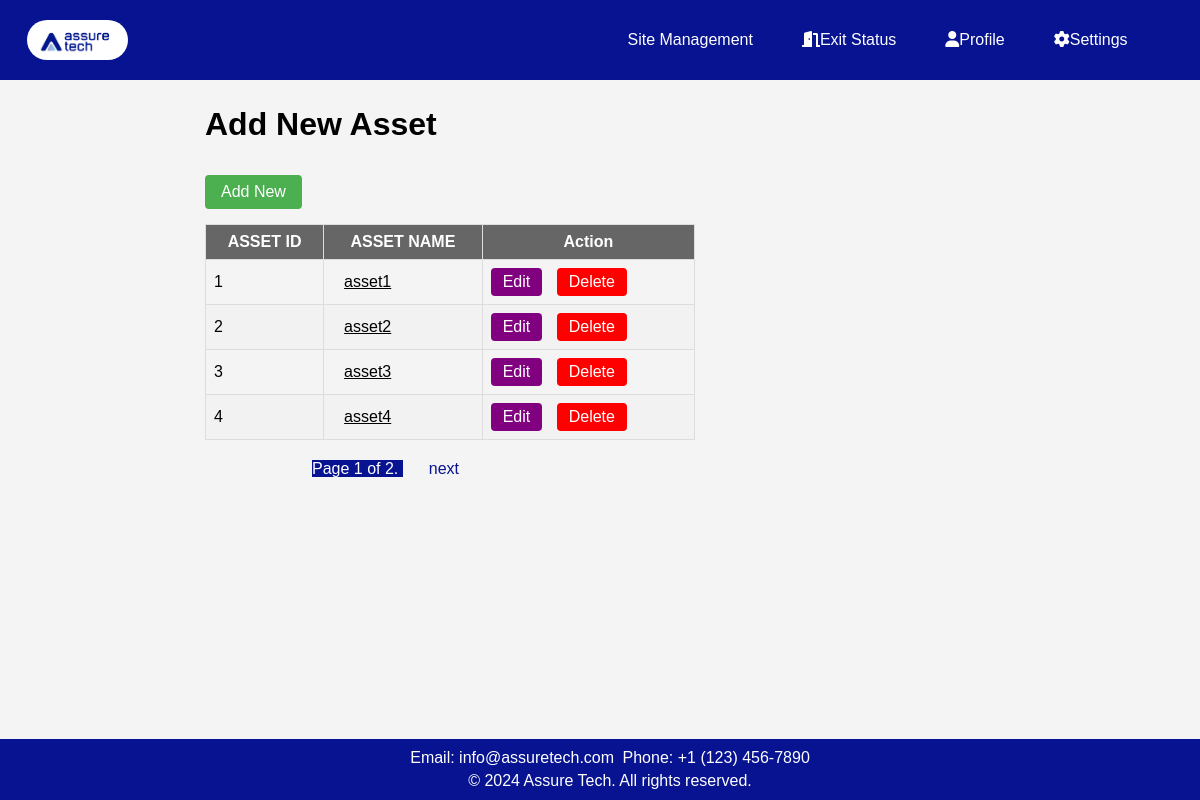
The page /asset_site/ on the database its author committed.
### app1/models.py (models this page shows, shortened)
class Asset(models.Model):
    asset_name = models.CharField(max_length=255)
    asset_id = models.IntegerField(unique=True)
    description = models.CharField(max_length=500)
    asset_category = models.CharField(max_length=250)

### app1/views.py (the view)
# urls.py: path('asset_site/',views.asset_site,name='asset_site'),
def asset_site(request):
    assets_list = Asset.objects.all()
    paginator = Paginator(assets_list, 4)
    page_number = request.GET.get('page')
    try:
        assets = paginator.page(page_number)
    except PageNotAnInteger:
        assets = paginator.page(1)
    except EmptyPage:
        assets = paginator.page(paginator.num_pages)
    return render(request, 'app1/asset_site.html', {'assets': assets, 'page_obj': assets})

### app1/templates/app1/asset_site.html (shortened to what this page needs)
<!DOCTYPE html>
<html lang="en">
<head>
    <link rel="stylesheet" href="https://cdnjs.cloudflare.com/ajax/libs/font-awesome/5.15.3/css/all.min.css">
    <link rel="stylesheet" href="https://cdnjs.cloudflare.com/ajax/libs/font-awesome/6.0.0/css/all.min.css">
    {% load static %}
</head>
<body>
    <header>
        <nav class="nav">
            <a class="logo" href="#"><img src="{% static 'app1/images/logo.jpg' %}" alt="Logo"></a>
            <a class="dash" href="{% url 'sites' %}" style="margin-left: 450px;">Site Management</a>
            <a class="exit" href="{% url 'exit' %}"><i class="fas fa-door-open"></i>Exit Status</a>
            <div class="dropdown">
                <a href="#" class="dropbtn"><i class="fas fa-user"></i>Profile</a>
            </div>
            <div class="dropdown">
                <a href="#" class="dropbtn"><i class="fas fa-cog"></i>Settings</a>
            </div>
        </nav>
    </header>
    <div class="main-container">
    <div class="main-content">
        <h1>Add New Asset</h1>
        <a href="{% url 'add_asset' %}" class="add-new-button">Add New</a>
        <table>
            <thead>
                <tr>
                    <th>ASSET ID</th>
                    <th>ASSET NAME</th>
                    <th>Action</th>
                </tr>
            </thead>
            <tbody>
                {% for asset in assets %}
                <tr>
                    <td>{{ asset.asset_id }}</td>
                    <td class="asset-name"><a href="{% url 'asset_detail' pk=asset.pk %}">{{ asset.asset_name }}</a></td>
                    <td>
                        <a href="{% url 'asset_edit' asset.id %}" class="view1">Edit</a>
                        <a href="{% url 'asset_delete' asset.id %}" class="view2">Delete</a>
                    </td>
                </tr>
                {% endfor %}
            </tbody>
        </table>
        <div class="pagination">
            <span class="step-links">
                <span class="current">
                    Page {{ page_obj.number }} of {{ page_obj.paginator.num_pages }}.
                </span>
                {% if page_obj.has_next %}
                <a href="?page={{ page_obj.next_page_number }}">next</a>
                {% endif %}
            </span>
        </div>
    </div>
    </div>
    <footer>
        <p>Email: info@assuretech.com</p>
        <p>Phone: +1 (123) 456-7890</p>
        <div class="footer-bottom">
            <p>&copy; 2024 Assure Tech. All rights reserved.</p>
        </div>
    </footer>
</body>
</html>

### app1/templates/app1/asset_site.html (style rules this page uses)
body { font-family: 'Verdana', sans-serif; width: 100%; margin: 0; padding-top: 10vh; background: #f4f4f4; box-sizing: border-box; height: 600px; }
header { background-color: #071390; color: white; text-align: center; padding: 10px 0; position: fixed; top: 0; width: 100%; z-index: 1000; display: flex; justify-content: space-between; align-items: center; }
.nav { display: flex; align-items: center; margin-right: 10px; }
.logo img { max-height: 40px; margin-left: 15px; float: left; border-radius: 20px; }
.nav a { padding: 10px 12px; color: white; text-decoration: none; display: inline-block; margin-right: 25px; }
.dropdown { display: inline-block; }
.main-container { display: flex; }
.main-content { margin-left: 200px; padding: 5px; }
table { width: 130%; border-collapse: collapse; margin-top: 15px; }
th, td { border: 1px solid #ddd; padding: 8px; text-align: left; }
th { background-color: #666; color: white; text-align: center; }
tr:nth-child(even) { background-color: #f2f2f2; }
.add-new-button { display: inline-block; margin-top: 10px; padding: 8px 16px; background-color: #4CAF50; color: white; text-decoration: none; border-radius: 4px; }
td.asset-name { margin-right: 20px; }
td a { display: inline-block; margin-right: 10px; padding: 5px 12px; text-decoration: none; border-radius: 4px; color: white; }
td a.view1 { background-color: purple; }
td a.view2 { background-color: red; }
.asset-name a { color: black; text-decoration-line: underline; }
footer { position: fixed; bottom: 0; width: 100%; background-color: #071390; color: white; text-align: center; padding: 10px; z-index: 1000; }
footer h4, footer p { white-space: nowrap; margin: 0; padding: 2px; display: inline; }
.footer-bottom { white-space: nowrap; padding-top: 5px; }
.footer-bottom p { margin: 0; }
.pagination { display: flex; justify-content: center; margin-top: 20px; flex-wrap: wrap; }
.pagination a { color: #071390; padding: 8px 16px; text-decoration: none; transition: background-color 0.3s; margin: 5px; }
.pagination .current { background-color: #071390; color: white; margin: 5px; }

### rows shown on the page
Asset: asset_id "1", asset_name "asset1"
Asset: asset_id "2", asset_name "asset2"
Asset: asset_id "3", asset_name "asset3"
Asset: asset_id "4", asset_name "asset4"

### other values the page prints
{{ page_obj.number }} "1"
{{ page_obj.paginator.num_pages }} "2"
